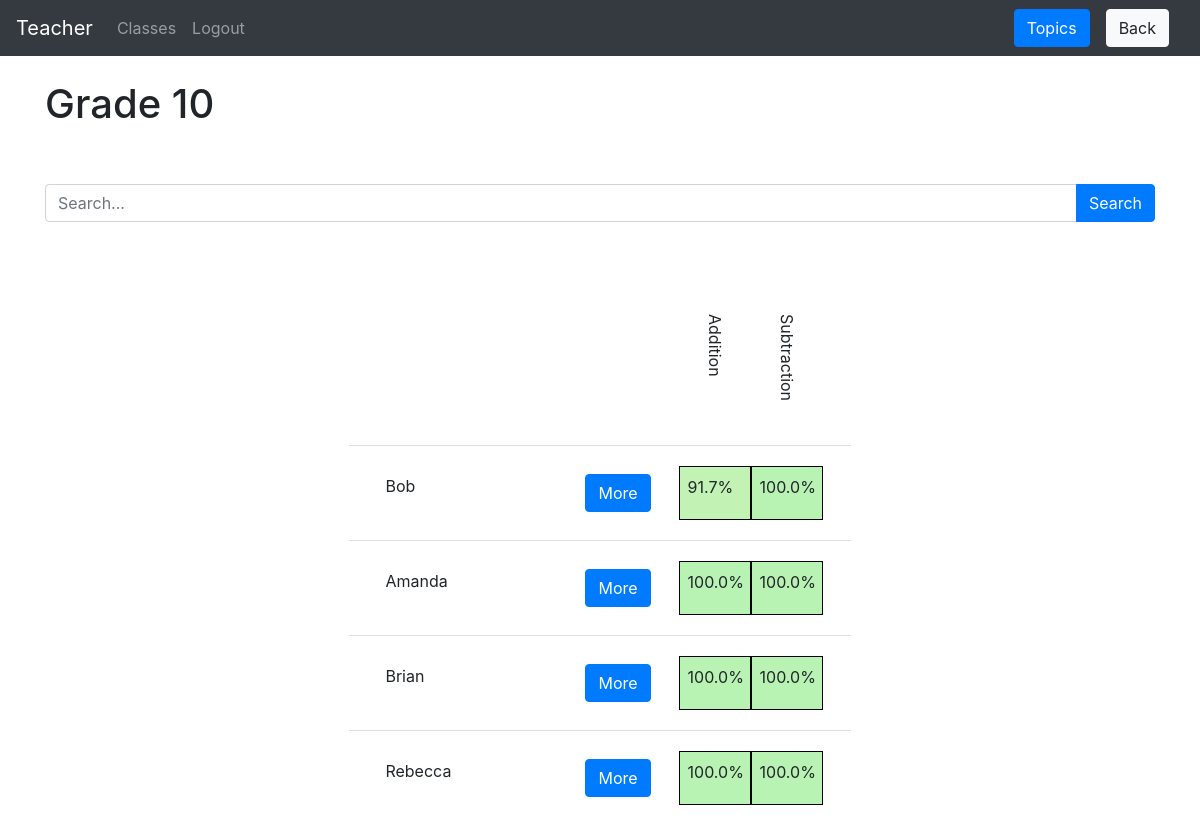
Screenshot of /teacher/group-detail/2 (signed in) with the database file from the repository.
### website/models.py (models this page shows)
class User(db.Model, UserMixin):
    id = db.Column(db.Integer, primary_key=True)
    email = db.Column(db.String(150), unique=True)
    password = db.Column(db.String(150))
    first_name = db.Column(db.String(150))
    teacher_id = db.relationship('Teacher', uselist=False, backref="user")
    student_id = db.relationship('Student', uselist=False, backref="user")

class Group(db.Model):
    id = db.Column(db.Integer, primary_key=True)
    name = db.Column(db.String(150))
    teacher_id = db.Column(db.Integer, db.ForeignKey('teacher.id'))
    student_ids = db.relationship('Student')
    topic_ids = db.relationship('Topic')

class Topic(db.Model):
    id = db.Column(db.Integer, primary_key=True)
    name = db.Column(db.String(150))
    active = db.Column(db.Boolean)
    locked = db.Column(db.Boolean)
    instances = db.Column(db.SmallInteger)
    date = db.Column(db.DateTime(timezone=True))
    group_id = db.Column(db.Integer, db.ForeignKey('group.id'))
    variable_ids = db.relationship('Variable')
    problem_ids = db.relationship('Problem')
    data_ids = db.relationship('Data')

class Student(db.Model):
    id = db.Column(db.Integer, primary_key=True)
    user_id = db.Column(db.Integer, db.ForeignKey('user.id'))
    group_id = db.Column(db.Integer, db.ForeignKey('group.id'))
    data_ids = db.relationship('Data')

class Data(db.Model):
    id = db.Column(db.Integer, primary_key=True)
    correct = db.Column(db.SmallInteger)
    completed = db.Column(db.SmallInteger)
    avg_time = db.Column(db.SmallInteger)
    accuracy = correct*100/completed
    last_done = db.Column(db.DateTime(timezone=True), default=func.now())
    topic_id = db.Column(db.Integer, db.ForeignKey('topic.id'))
    student_id = db.Column(db.Integer, db.ForeignKey('student.id'))

### website/teacher/teacher_views.py (the view)
@views.route('/group-detail/<group_id>', methods=['GET', 'POST'])
@login_required
def group_detail(group_id):
    if request.method == 'POST' and request.form.get('button').split(':')[0] == 'more':
        return redirect(url_for('teacher_views.student_overview', student_id=request.form.get('button').split(':')[1]))
    if request.method == 'POST' and request.form.get('button').split(':')[0] == 'topi':
        return redirect(url_for('teacher_views.topics', group_id=request.form['button'].split(':')[1]))
    else:
        group = Group.query.filter_by(id=group_id).first()
        students = []
        condition = ""
        if request.method == 'POST':
            condition = request.form['search']
        for student in group.student_ids:
            name = student.user.first_name
            if condition.lower() in name.lower():
                students.append(student)
        return render_template("teacher/group_detail.html", user=current_user, group=group, students=students)

### website/templates/teacher/group_detail.html
{% extends "base.html" %} {% block title %}Classes{% endblock %}
{% block extra_header %}<form method="POST"><button name="button" class="btn btn-primary" value="topi:{{ group.id }}">Topics</button></form>
<a href="{{url_for('teacher_views.groups', index=0)}}">
  <button class="btn btn-light ml-3" type="button" name="button">Back</button>
</a>
{% endblock %}
{% block content %}
<br>
<h1>{{ group.name }}</h1>
<br>
<form method='POST'>
<br>
<div class="input-group mb-3">
  <input name="search" type="text" class="form-control" placeholder="Search..." aria-label="Username" aria-describedby="basic-addon1">
  <div class="input-group-append">
    <button class="btn btn-primary" value="sear:ch" name="button">Search</button>
  </div>
</div>
<br>
<br>
<div style="display:flex; flex-direction: row; justify-content: center; align-items: center">
  {% if group.student_ids: %}
  <ul class="list-group list-group-flush">
    <li class="list-group-item">
      <div class="p-2">
        <div class="d-flex justify-content-end">
          {% for topic in group.topic_ids %}
          {% if topic.active %}
            <div class="d-flex p-2" ><p style="writing-mode: tb-rl">{{ topic.name }}</p></div>
            {% endif%}
          {% endfor %}
        </div>
    </li>
    {% for student in students %}
    <li class="list-group-item">
        <div class="p-2">
          <div class="d-flex justify-content-center">
            <div class="d-flex justify-content-between">
              <div class="p-2" style="width: 200px">{{ student.user.first_name | truncate(22) }}</div>
                <form method='POST'>
                  <div class="p-2">
                    <button type="submit" name="button" class="btn btn-primary" value="more:{{ student.id }}">More</button>
                  </div>
                </form>
              <div style="width:20px"></div>
            </div>
              {% for data in student.data_ids %}
              {% for topic in group.topic_ids %}
              {% if data.topic_id == topic.id and topic.active%}
          <div class="d-flex p-2" style="width: 72px; background-color: hsl({{ data.correct*115/data.completed}}, 73%, 83%); border:1px solid black">{{ '%0.1f'| format(data.correct*100/data.completed) }}%</div>
              {% endif %}
              {% endfor %}
              {% endfor %}
        </div>
    </li>
  {% endfor %}
  </ul>
  {% else %}
  <p>Once your students sign up you will be able to see them here.</p>
  {% endif %}
</div>
{% endblock %}

### website/templates/base.html (shortened to what this page needs)
<!DOCTYPE html>
<html>
  <head>
    <link
      rel="stylesheet"
      href="https://stackpath.bootstrapcdn.com/bootstrap/4.4.1/css/bootstrap.min.css"
    />
    <link
      rel="stylesheet"
      href="https://stackpath.bootstrapcdn.com/font-awesome/4.7.0/css/font-awesome.min.css"
    />
  </head>
  <body>
    <nav class="navbar navbar-expand-lg navbar-dark bg-dark justify-content-between">
      <div>
      <div class="collapse navbar-collapse" id="navbar">
        <div class="navbar-nav">
            {% if user.is_authenticated %}
            <a class="navbar-brand" id="page" href='#'>{{ user.first_name }}</a>
            {% if user.teacher_id %}
            <a class="nav-item nav-link" id="page" href="/teacher/">Classes</a>
            {% elif user.student_id %}
            <a class="nav-item nav-link" id="page" href="/student/dash">Dashboard</a>
            {% endif %}
            <a class="nav-item nav-link ml-auto align-left" id="logout" href="/logout">Logout</a>
            {% else %}
            <a class="nav-item nav-link" id="login" href="/login">Login</a>
            <a class="nav-item nav-link" id="signUp" href="/sign-up">Sign Up</a>
            {% endif%}
        </div>
      </div>
    </div>
    <div class="container justify-content-end my-2 my-sm-0">{% block extra_header %} {% endblock %}</div>
    </nav>
    <div class="container">{% block content %} {% endblock %}</div>
  </body>
</html>

### rows the page displays
User: first_name "Teacher"
Group: name "Grade 10"
Topic: name "Addition"
Topic: name "Subtraction"
Student: user.first_name "Bob"
Data: data.correct*100/data.completed "91.7"
Data: data.correct*100/data.completed "100.0"
Student: user.first_name "Amanda"
Data: data.correct*100/data.completed "100.0"
Data: data.correct*100/data.completed "100.0"
Student: user.first_name "Brian"
Data: data.correct*100/data.completed "100.0"
Data: data.correct*100/data.completed "100.0"
Student: user.first_name "Rebecca"
Data: data.correct*100/data.completed "100.0"
Data: data.correct*100/data.completed "100.0"
